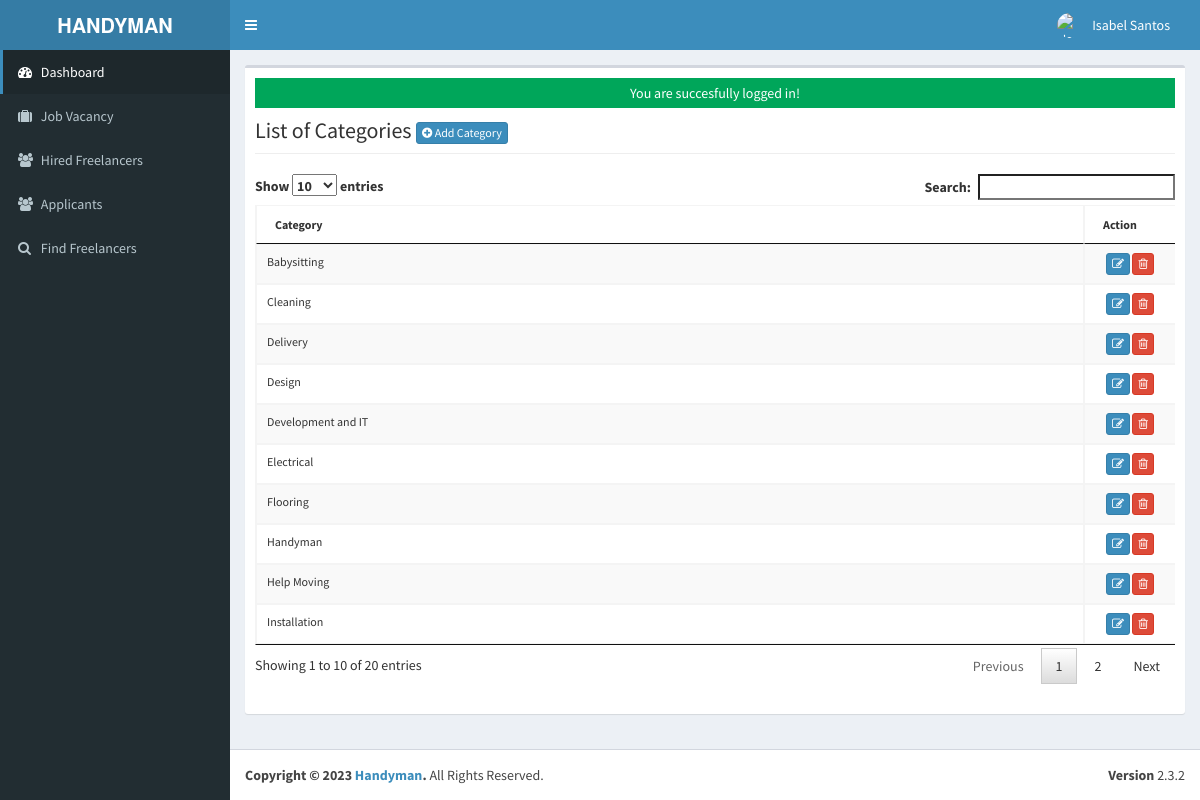
/admin/category/index.php (signed in), run on the app's committed database.
### tables this page shows
CREATE TABLE `tblusers` (
  `USERID` varchar(30) NOT NULL,
  `FULLNAME` varchar(40) NOT NULL,
  `USERNAME` varchar(90) NOT NULL,
  `PASS` varchar(90) NOT NULL,
  `PICLOCATION` varchar(255) NOT NULL,
  `EMAIL` varchar(244) NOT NULL,
  `CONTACTNO` varchar(11) NOT NULL
);

CREATE TABLE `tblcategory` (
  `CATEGORYID` int(11) NOT NULL,
  `CATEGORY` varchar(250) NOT NULL,
  `SERVICE_TYPE` varchar(255) NOT NULL
);

### admin/category/index.php (called while the page is built, shortened)
<?php
require_once ("../theme/templates.php");
?>

### include/database.php (called while the page is built, shortened)
<?php
class Database {
	var $sql_string = '';
	private $conn;
	public function open_connection() {
		$this->conn = mysqli_connect(server,user,pass);
		if(!$this->conn){
			echo "Problem in database connection! Contact administrator!";
			exit();
		}else{
			$db_select = mysqli_select_db($this->conn,database_name);
		}
	}
	function setQuery($sql='') {
		$this->sql_string=$sql;
	}
	function executeQuery() {
		$result = mysqli_query($this->conn,$this->sql_string);
		return $result;
	}
	private function confirm_query($result) {
		return $result;
	}
	function loadResultList( $key='' ) {
		$cur = $this->executeQuery();
		$array = array();
		while ($row = mysqli_fetch_object($cur)) {
			if ($key) {
				$array[$row->$key] = $row;
			} else {
				$array[] = $row;
			}
		}
		return $array;
	}
	function loadSingleResult() {
		$cur = $this->executeQuery();
		while ($row = mysqli_fetch_object($cur)) {
		return $data = $row;
		}
	}
}
$mydb = new Database();
?>

### include/accounts.php (called while the page is built, shortened)
<?php
require_once(LIB_PATH.DS.'database.php');
class User {
	protected static  $tblname = "tblusers";
	function single_user($id=""){
			global $mydb;
			$mydb->setQuery("SELECT * FROM ".self::$tblname."
				Where USERID= '{$id}' LIMIT 1");
			$cur = $mydb->loadSingleResult();
			return $cur;
	}
}
?>

### include/function.php (called while the page is built, shortened)
<?php
function currentpage(){
		$this_page = $_SERVER['SCRIPT_NAME'];
	    $bits = explode('/',$this_page);
		 return $bits[3];
	}
		?>

### admin/category/list.php (the view, shortened to what this page needs)
<div class="row">
      	 <div class="col-lg-12">
           <h1 class="page-header">List of Categories  <a href="index.php?view=add" class="btn btn-primary btn-xs  ">  <i class="fa fa-plus-circle fw-fa"></i> Add Category</a>  </h1>
      		</div>
  		 </div>
 		    <form action="controller.php?action=delete" Method="POST">
		     <div class="table-responsive">
			<table id="dash-table" class="table table-striped table-bordered table-hover"  style="font-size:12px" cellspacing="0">
			  <thead>
			  	<tr>
			  		<th>
			  		 Category</th>
			  		 <th width="10%" align="center">Action</th>
			  	</tr>
			  </thead>
			  <tbody>
			  	<?php
			  		$mydb->setQuery("SELECT * FROM `tblcategory`");
			  		$cur = $mydb->loadResultList();
					foreach ($cur as $result) {
			  		echo '<tr>';
			  			echo '<td>' . $result->CATEGORY.'</td>';
			  		echo '<td align="center"><a title="Edit" href="index.php?view=edit&id='.$result->CATEGORYID.'" class="btn btn-primary btn-xs  ">  <span class="fa fa-edit fw-fa"></a>
			  		     <a title="Delete" href="controller.php?action=delete&id='.$result->CATEGORYID.'" class="btn btn-danger btn-xs  ">  <span class="fa  fa-trash-o fw-fa "></a></td>';
			  		echo '</tr>';
			  	}
			  	?>
			  </tbody>
			</table>
			</form>

### admin/theme/templates.php (shortened to what this page needs)
<!DOCTYPE html>
<html>
    <head>
        <link rel="stylesheet" href="<?php echo web_root;?>bootstrap/css/bootstrap.min.css">
        <link rel="stylesheet" href="<?php echo web_root;?>plugins/font-awesome/css/font-awesome.min.css">
        <link rel="stylesheet" href="<?php echo web_root;?>dist/css/AdminLTE.min.css">
        <link rel="stylesheet" href="<?php echo web_root;?>dist/css/skins/_all-skins.min.css">
        <link rel="stylesheet" href="<?php echo web_root;?>plugins/iCheck/flat/blue.css">
        <link rel="stylesheet" href="<?php echo web_root;?>plugins/morris/morris.css">
        <link rel="stylesheet" href="<?php echo web_root;?>plugins/jvectormap/jquery-jvectormap-1.2.2.css">
        <link href="<?php echo web_root; ?>plugins/datepicker/bootstrap-datetimepicker.min.css" rel="stylesheet" media="screen">
        <link rel="stylesheet" href="<?php echo web_root;?>plugins/dataTables/jquery.dataTables.min.css">
        <link rel="stylesheet" href="<?php echo web_root;?>plugins/bootstrap-wysihtml5/bootstrap3-wysihtml5.min.css">
    </head>
 <body class="hold-transition skin-blue fixed sidebar-mini">
<div class="wrapper">
  <header class="main-header">
    <a href="<?php echo web_root;?>/admin/" class="logo">
      <span class="logo-lg"><b>HANDYMAN</b></span>
    </a>
    <nav class="navbar navbar-static-top" role="navigation">
      <a href="#" class="sidebar-toggle" data-toggle="offcanvas" role="button">
      </a>
      <div class="navbar-custom-menu">
        <ul class="nav navbar-nav">
         <?php
          $user = New User();
          $singleuser = $user->single_user($_SESSION['ADMIN_USERID']);
          if(empty($singleuser->PICLOCATION)) {
            $profileImage = web_root.'admin/user/photos/default.png';
          } else {
          $profileImage = web_root.'admin/user/'. $singleuser->PICLOCATION;
          }
        ?>
<li class="dropdown user user-menu" style="padding-right: 15px;">
  <a href="#" class="dropdown-toggle" data-toggle="dropdown">
    <img src="<?php echo $profileImage; ?>" class="user-image" alt="User Image">
    <span class="hidden-xs"><?php echo $singleuser->FULLNAME; ?></span>
  </a>
</li>
        </ul>
      </div>
    </nav>
  </header>
  <aside class="main-sidebar">
    <section class="sidebar">
      <ul class="sidebar-menu">
        <li  class="<?php echo (currentpage() == 'index.php') ? "active" : false;?>" >
          <a href="<?php echo web_root ;?>admin/">
            <i class="fa fa-dashboard"></i> <span>Dashboard</span>
          </a>
        </li>
        <li class="<?php echo (currentpage() == 'vacancy') ? "active" : false;?>" >
          <a href="<?php echo web_root ;?>admin/vacancy/">
            <i class="fa fa-suitcase"></i> <span>Job Vacancy</span>
          </a>
        </li>
        <li class="<?php echo (currentpage() == 'employee') ? "active" : false;?>" >
          <a href="<?php echo web_root ;?>admin/employee/">
            <i class="fa fa-users"></i> <span>Hired Freelancers</span>
          </a>
        </li>
        <li class="<?php echo (currentpage() == 'applicants') ? "active" : false;?>" >
          <a href="<?php echo web_root ;?>admin/applicants/">
            <i class="fa fa-users"></i> <span>Applicants</span>
          </a>
        </li>
        <li class="<?php echo (currentpage() == 'search') ? "active" : false;?>" >
          <a href="<?php echo web_root ;?>admin/search/">
            <i class="fa fa-search"></i> <span>Find Freelancers</span>
          </a>
        </li>
      </ul>
    </section>
  </aside>
  <div class="content-wrapper">
         <section class="content">
          <div class="row">
            <div class="col-xs-12">
              <div class="box">
                <div class="box-body">
              <?php
               require_once $content;
               ?>
             </div>
           </div>
         </div>
         </section>
 </div>
  <footer class="main-footer">
    <div class="pull-right hidden-xs">
      <b>Version</b> 2.3.2
    </div>
    <strong>Copyright &copy; 2023 <a href="#">Handyman</a>.</strong> All Rights
    Reserved.
  </footer>
    </body>
</html>

### data on the page
tblusers: FULLNAME "Isabel Santos"
tblcategory: CATEGORY "Design"
tblcategory: CATEGORY "Development and IT"
tblcategory: CATEGORY "Handyman"
tblcategory: CATEGORY "Cleaning"
tblcategory: CATEGORY "Babysitting"
tblcategory: CATEGORY "Electrical"
tblcategory: CATEGORY "Flooring"
tblcategory: CATEGORY "Delivery"
tblcategory: CATEGORY "Help Moving"
tblcategory: CATEGORY "Installation"

### other printed values
$_SESSION['message'] "You are succesfully logged in!"
